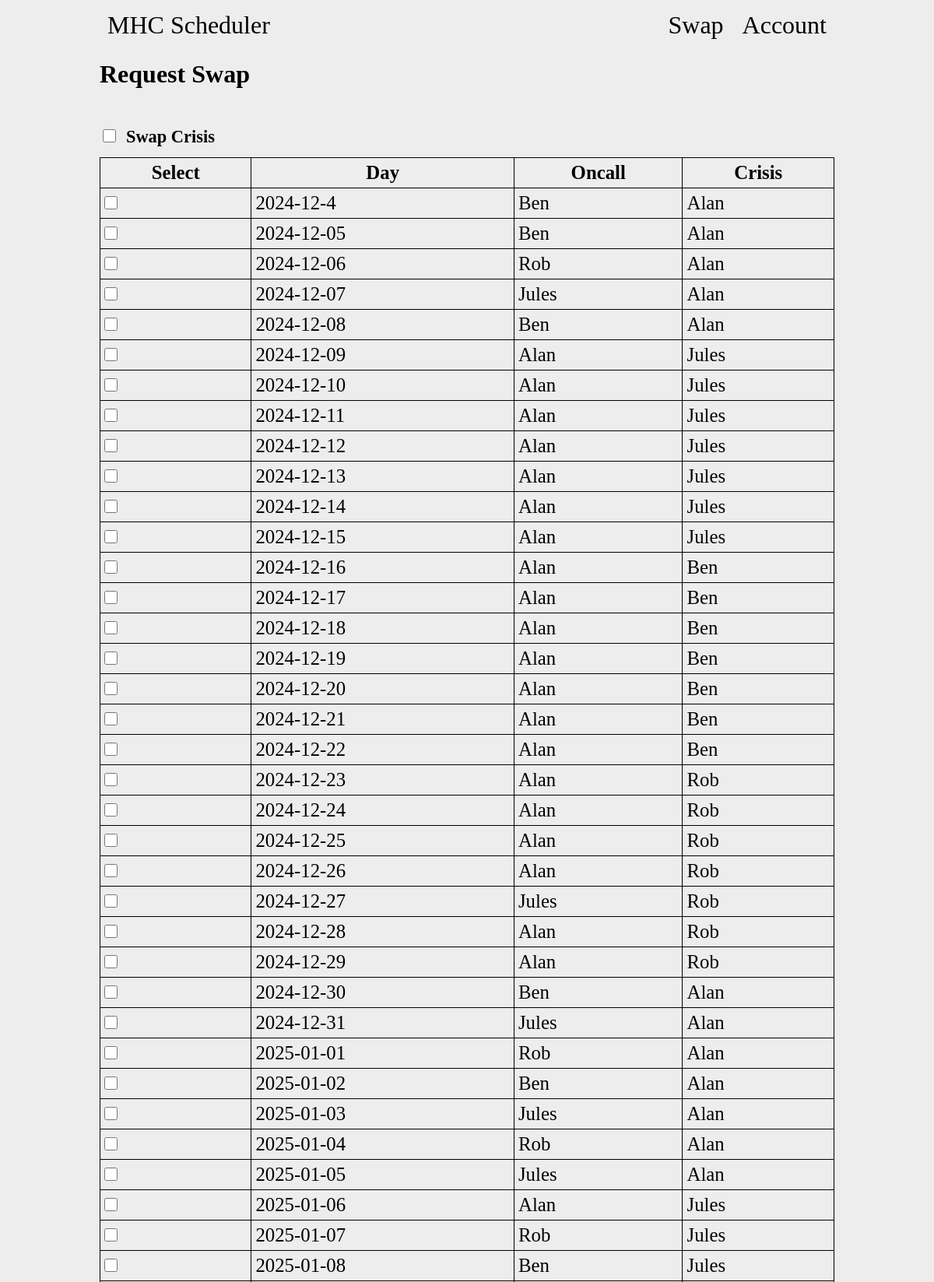
Screenshot of /account?swap=0 (signed in, upper part) with the database file from the repository.
### tables this page shows
CREATE TABLE days (id INTEGER NOT NULL, person_id INTEGER NOT NULL, date VARCHAR(255) NOT NULL, crisis_id INTEGER, completed bool, PRIMARY KEY(id), FOREIGN KEY (person_id) REFERENCES people(id));

CREATE TABLE people (id INTEGER NOT NULL, name varchar(255) NOT NULL, admin bool NOT NULL, diff int NOT NULL, password varchar(255), email varchar(255), number INTEGER, sessions bit(10), weight INTEGER, end_diff int, color varchar(255), PRIMARY KEY (id));

### app.py (the view, shortened to what this page needs)
@app.route("/account", methods=['GET', 'POST'])
def account():
    if session.get("admin") != None: # Check if a user is logged in
        adminPerms = session['admin']
        personId = session['user_id']
        if request.method == "POST":
            con = sqlite3.connect("main.db")
            con.row_factory = sqlite3.Row
            cur = con.cursor()
            if request.form.get("swapRequest"): # Request for swap
                if not request.form.get("daySelect"):
                    return "Empty Field"
                selected_days = request.form.getlist('daySelect')
                if len(selected_days) != 2:
                    return "Wrong number of days selected"
                cur.execute("SELECT * FROM days WHERE id = ?", (selected_days[0],))
                dayData = cur.fetchone()
                day1DataList = dict(dayData)
                selfDay = False
                day1Id = 0
                day2Id = 0
                requested_id = 0
                if request.form.get("crisis"):
                    if day1DataList['crisis_id'] == personId:
                        selfDay = True
                        day1Id = selected_days[0]
                else:
                    if day1DataList['person_id'] == personId:
                        selfDay = True
                        day1Id = selected_days[0]
                cur.execute("SELECT * FROM days WHERE id = ?", (selected_days[1],))
                dayData = cur.fetchone()
                day2DataList = dict(dayData)
                cur.execute("SELECT days.id, days.date, p1.name AS p1Name, p2.name AS p2Name FROM days JOIN people p1 ON days.person_id = p1.id JOIN people p2 ON days.crisis_id = p2.id LIMIT 50;")
                rows = cur.fetchall()
                daysData = [dict(row) for row in rows]
                if request.form.get("crisis"):
                    if day2DataList['crisis_id'] == personId:
                        if selfDay:
                            con.close()
                            if adminPerms == 1:
                                return render_template("swap.html", days=daysData, controlText="Admin", controlLink="./account", warn="Cannot select two days of your own")
                            else:
                                return render_template("swap.html", days=daysData, controlText="Swap", controlLink="./account", warn="Cannot select two days of your own")
                        else:
                            day1Id = selected_days[1]
                            day2Id = selected_days[0]
                            requested_id = day1DataList['person_id']
                    else:
                        if selfDay:
                            day2Id = selected_days[1]
                            requested_id = day2DataList['person_id']
                        else:
                            con.close()
                            if adminPerms == 1:
                                return render_template("swap.html", days=daysData, controlText="Admin", controlLink="./account", warn="One of the days must be your own")
                            else:
                                return render_template("swap.html", days=daysData, controlText="Swap", controlLink="./account", warn="One of the days must be your own")
                else:
                    if day2DataList['person_id'] == personId:
                        if selfDay:
                            con.close()
                            if adminPerms == 1:
                                return render_template("swap.html", days=daysData, controlText="Admin", controlLink="./account", warn="Cannot select two days of your own")
                            else:
                                return render_template("swap.html", days=daysData, controlText="Swap", controlLink="./account", warn="Cannot select two days of your own")
                        else:
                            day1Id = selected_days[1]
                            day2Id = selected_days[0]
                            requested_id = day1DataList['person_id']
                    else:
                        if selfDay:
                            day2Id = selected_days[1]
                            requested_id = day2DataList['person_id']
                        else:
                            con.close()
                            if adminPerms == 1:
                                return render_template("swap.html", days=daysData, controlText="Admin", controlLink="./account", warn="One of the days must be your own")
                            else:
                                return render_template("swap.html", days=daysData, controlText="Swap", controlLink="./account", warn="One of the days must be your own")
                if request.form.get("crisis"):
                    cur.execute("INSERT INTO requests (day1, day2, crisis, requested_id, requested_by) VALUES (?,?,1,?,?)", (day1Id, day2Id, requested_id, personId))
                else:
                    cur.execute("INSERT INTO requests (day1, day2, crisis, requested_id, requested_by) VALUES (?,?,0,?,?)", (day1Id, day2Id, requested_id, personId))
                con.commit()
                con.close()
                return redirect("./account")
            elif request.form.get("approveSwap"): # Approve a swap
                if not request.form.get("id"):
                    return "Something went wrong"
                requestId = request.form.get("id")
                cur.execute("SELECT crisis FROM requests WHERE id = ?", (requestId))
                crisisResult = cur.fetchone()
                crisis = list(crisisResult)[0]
                if adminPerms == 1:
                    if crisis == 1:
                        cur.execute("SELECT crisis_id from days WHERE id = (SELECT day1 FROM requests WHERE id = ?)", (requestId,))
                        day1 = cur.fetchone()
                        day1Person = list(day1)
                        cur.execute("UPDATE days SET crisis_id = (SELECT crisis_id from days WHERE id = (SELECT day2 FROM requests WHERE id = ?)) WHERE id = (SELECT day1 FROM requests WHERE id = ?)", (requestId,requestId))
                        cur.execute("UPDATE days SET crisis_id = ? WHERE id = (SELECT day2 FROM requests WHERE id = ?)", (day1Person[0],requestId))
                        cur.execute("UPDATE requests SET approved = 1, approved_by = ?, timestamp = datetime() WHERE id = ?", (personId, requestId))
                        con.commit()
                        cur.close()
                    else:
                        cur.execute("SELECT person_id from days WHERE id = (SELECT day1 FROM requests WHERE id = ?)", (requestId,))
                        day1 = cur.fetchone()
                        day1Person = list(day1)
                        cur.execute("UPDATE days SET person_id = (SELECT person_id from days WHERE id = (SELECT day2 FROM requests WHERE id = ?)) WHERE id = (SELECT day1 FROM requests WHERE id = ?)", (requestId,requestId))
                        cur.execute("UPDATE days SET person_id = ? WHERE id = (SELECT day2 FROM requests WHERE id = ?)", (day1Person[0],requestId))
                        cur.execute("UPDATE requests SET approved = 1, approved_by = ?, timestamp = datetime() WHERE id = ?", (personId, requestId))
                        con.commit()
                        cur.close()
                    return redirect("./account?pending=1")
                else:
                    cur.execute("SELECT id FROM people WHERE id IN (SELECT person_id FROM days WHERE id IN (SELECT day2 FROM requests WHERE id = ?))", (requestId,))
                    row = cur.fetchone()
                    if row:
                        rowData = list(row)
                        if rowData[0] == personId:
                            if crisis == 1:
                                cur.execute("SELECT crisis_id from days WHERE id = (SELECT day1 FROM requests WHERE id = ?)", (requestId,))
                                day1 = cur.fetchone()
                                day1Person = list(day1)
                                cur.execute("UPDATE days SET crisis_id = (SELECT crisis_id from days WHERE id = (SELECT day2 FROM requests WHERE id = ?)) WHERE id = (SELECT day1 FROM requests WHERE id = ?)", (requestId,requestId))
                                cur.execute("UPDATE days SET crisis_id = ? WHERE id = (SELECT day2 FROM requests WHERE id = ?)", (day1Person[0],requestId))
                                cur.execute("UPDATE requests SET approved = 1, approved_by = ?, timestamp = datetime() WHERE id = ?", (personId, requestId))
                                con.commit()
                                cur.close()
                            else:
                                cur.execute("SELECT person_id from days WHERE id = (SELECT day1 FROM requests WHERE id = ?)", (requestId,))
                                day1 = cur.fetchone()
                                day1Person = list(day1)
                                cur.execute("UPDATE days SET person_id = (SELECT person_id from days WHERE id = (SELECT day2 FROM requests WHERE id = ?)) WHERE id = (SELECT day1 FROM requests WHERE id = ?)", (requestId,requestId))
                                cur.execute("UPDATE days SET person_id = ? WHERE id = (SELECT day2 FROM requests WHERE id = ?)", (day1Person[0],requestId))
                                cur.execute("UPDATE requests SET approved = 1, approved_by = ?, timestamp = datetime() WHERE id = ?;", (personId, requestId))
                                con.commit()
                                cur.close()
                            return redirect("./account")
                        else:
                            attackDetails = "Thie could be someone trying a foreign post request attack or client code manipulation. They have tried to approve a swap request where they do not have valid permissions to do so. User ID: " + personId + ", Request ID: " + requestId
                            cur.execute("INSERT INTO suspicious (person_id, timestamp, type, details) VALUES (?, datetime(), 3, ?)", (personId, attackDetails))
                            con.commit()
                            cur.close()
                            return "Something went wrong, Error: Could not confirm user permission. <a href='../'>Home</a>"
                    else:
                        attackDetails = "Thie could be someone trying a foreign post request attack or client code manipulation. They have tried to approve a swap request that does not exist. User ID: " + personId + ", Request ID: " + requestId
                        cur.execute("INSERT INTO suspicious (person_id, timestamp, type, details) VALUES (?, datetime(), 3, ?)", (personId, attackDetails))
                        con.commit()
                        cur.close()
                        return "Something went wrong, Error: Could not retrieve a person id from database"
            elif request.form.get("denySwap"): # Deny a swap
                if not request.form.get("id"):
                    return "Something went wrong" # Redirect
                requestId = request.form.get("id")
                if adminPerms == 1:
                    cur.execute("UPDATE requests SET approved = 2, approved_by = ?, timestamp = datetime() WHERE id = ?", (personId, requestId))
                    con.commit()
                    cur.close()
                    return redirect("./account?pending=1")
                else:
                    cur.execute("SELECT id FROM people WHERE id IN (SELECT person_id FROM days WHERE id IN (SELECT day2 FROM requests WHERE id = ?))", (requestId,))
                    row = cur.fetchone()
                    if row:
                        rowData = list(row)
                        if rowData[0] == personId:
                            cur.execute("UPDATE requests SET approved = 2, approved_by = ?, timestamp = datetime() WHERE id = ?", (personId, requestId))
                            con.commit()
                            cur.close()
                            return redirect("./account")
                        else:
                            attackDetails = "Thie could be someone trying a foreign post request attack or client code manipulation. They have tried to deny a request where they do not have valid permissions to do so. User ID: " + personId + ", Request ID: " + requestId
                            cur.execute("INSERT INTO suspicious (person_id, timestamp, type, details) VALUES (?, datetime(), 3, ?)", (personId, attackDetails))
                            con.commit()
                            cur.close()
                            return "Something went wrong, Error: Could not confirm user permission. <a href='../'>Home</a>"
                    else:
                        cur.close()
                        attackDetails = "Thie could be someone trying a foreign post request attack or client code manipulation. They have tried to deny a request that does not exist. User ID: " + personId + ", Request ID: " + requestId
                        cur.execute("INSERT INTO suspicious (person_id, timestamp, type, details) VALUES (?, datetime(), 3, ?)", (personId, attackDetails))
                        con.commit()
                        return "Something went wrong, Error: Could not retrieve a person id from database"
            elif request.form.get("updateWeeks") and adminPerms == 1:
                weeks = int(request.form.get("weeks"))
                data = {"weeks": weeks}
                json_object = json.dumps(data, indent=4)
                with open(SETTINGS_FILE, 'w') as file:
                    file.write(json_object)
                return redirect("./account")
            return "Something went wrong, unknown post request"
        else:
            con = sqlite3.connect("main.db")
            con.row_factory = sqlite3.Row
            cur = con.cursor()
            if request.args.get("swap"): # Display page for person requesting to make a new swap
                cur.execute("SELECT days.id, days.date, p1.name AS p1Name, p2.name AS p2Name FROM days JOIN people p1 ON days.person_id = p1.id JOIN people p2 ON days.crisis_id = p2.id LIMIT 50;")
                rows = cur.fetchall()
                daysData = [dict(row) for row in rows]
                con.close()
                if adminPerms == 1:
                    return render_template("swap.html", days=daysData, controlText="Admin", controlLink="./account")
                else:
                    return render_template("swap.html", days=daysData, controlText="Swap", controlLink="./account")
    else:
        return redirect("/")

### templates/swap.html (shortened to what this page needs)
{% extends "base.html" %}
{% block body %}
<nav>
    <a href="./">MHC Scheduler</a>
    <div>
        {% if controlText is defined %}
        <a href="{{ controlLink }}">{{ controlText }}</a>
        {% endif %}
        <a href="signin">Account</a>
    </div>
</nav>
<main>
    <div class="userSubnav">
        <h1>Request Swap</h1>
    </div>
    <form action="#" method="post">
        <input type="checkbox" name="crisis" id="crisis"><label for="crisis">Swap Crisis</label><br>
        <table>
            <tr>
                <th>Select</th>
                <th>Day</th>
                <th>Oncall</th>
                <th>Crisis</th>
            </tr>
            {% for day in days %}
            <tr>
                <td><input type="checkbox" name="daySelect" value="{{ day['id'] }}"></td>
                <td>{{ day['date'] }}</td>
                <td>{{ day['p1Name'] }}</td>
                <td>{{ day['p2Name'] }}</td>
            </tr>
            {% endfor %}
        </table>
    </form>
</main>
{% endblock %}

### rows the page displays
days: date "2024-12-4", p1Name "Ben", p2Name "Alan"
days: date "2024-12-05", p1Name "Ben", p2Name "Alan"
days: date "2024-12-06", p1Name "Rob", p2Name "Alan"
days: date "2024-12-07", p1Name "Jules", p2Name "Alan"
days: date "2024-12-08", p1Name "Ben", p2Name "Alan"
days: date "2024-12-09", p1Name "Alan", p2Name "Jules"
days: date "2024-12-10", p1Name "Alan", p2Name "Jules"
days: date "2024-12-11", p1Name "Alan", p2Name "Jules"
days: date "2024-12-12", p1Name "Alan", p2Name "Jules"
days: date "2024-12-13", p1Name "Alan", p2Name "Jules"
days: date "2024-12-14", p1Name "Alan", p2Name "Jules"
days: date "2024-12-15", p1Name "Alan", p2Name "Jules"
days: date "2024-12-16", p1Name "Alan", p2Name "Ben"
days: date "2024-12-17", p1Name "Alan", p2Name "Ben"
days: date "2024-12-18", p1Name "Alan", p2Name "Ben"
days: date "2024-12-19", p1Name "Alan", p2Name "Ben"
days: date "2024-12-20", p1Name "Alan", p2Name "Ben"
days: date "2024-12-21", p1Name "Alan", p2Name "Ben"
days: date "2024-12-22", p1Name "Alan", p2Name "Ben"
days: date "2024-12-23", p1Name "Alan", p2Name "Rob"
days: date "2024-12-24", p1Name "Alan", p2Name "Rob"
days: date "2024-12-25", p1Name "Alan", p2Name "Rob"
days: date "2024-12-26", p1Name "Alan", p2Name "Rob"
days: date "2024-12-27", p1Name "Jules", p2Name "Rob"
days: date "2024-12-28", p1Name "Alan", p2Name "Rob"
days: date "2024-12-29", p1Name "Alan", p2Name "Rob"
days: date "2024-12-30", p1Name "Ben", p2Name "Alan"
days: date "2024-12-31", p1Name "Jules", p2Name "Alan"
days: date "2025-01-01", p1Name "Rob", p2Name "Alan"
days: date "2025-01-02", p1Name "Ben", p2Name "Alan"
days: date "2025-01-03", p1Name "Jules", p2Name "Alan"
days: date "2025-01-04", p1Name "Rob", p2Name "Alan"
days: date "2025-01-05", p1Name "Jules", p2Name "Alan"
days: date "2025-01-06", p1Name "Alan", p2Name "Jules"
days: date "2025-01-07", p1Name "Rob", p2Name "Jules"
days: date "2025-01-08", p1Name "Ben", p2Name "Jules"

### other values shown
{{ controlText }} "Swap"
